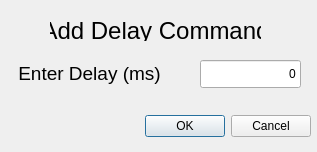
<?xml version="1.0" encoding="UTF-8"?>
<ui version="4.0">
 <class>Dialog</class>
 <widget class="QDialog" name="Dialog">
  <property name="geometry">
   <rect>
    <x>0</x>
    <y>0</y>
    <width>317</width>
    <height>152</height>
   </rect>
  </property>
  <property name="windowTitle">
   <string>Add Delay Command</string>
  </property>
  <widget class="QDialogButtonBox" name="buttonBox">
   <property name="geometry">
    <rect>
     <x>10</x>
     <y>110</y>
     <width>301</width>
     <height>32</height>
    </rect>
   </property>
   <property name="orientation">
    <enum>Qt::Horizontal</enum>
   </property>
   <property name="standardButtons">
    <set>QDialogButtonBox::Cancel|QDialogButtonBox::Ok</set>
   </property>
  </widget>
  <widget class="QLabel" name="label_7">
   <property name="geometry">
    <rect>
     <x>50</x>
     <y>20</y>
     <width>211</width>
     <height>21</height>
    </rect>
   </property>
   <property name="font">
    <font>
     <pointsize>18</pointsize>
    </font>
   </property>
   <property name="text">
    <string>Add Delay Command</string>
   </property>
   <property name="alignment">
    <set>Qt::AlignCenter</set>
   </property>
  </widget>
  <widget class="QLineEdit" name="delay">
   <property name="enabled">
    <bool>true</bool>
   </property>
   <property name="geometry">
    <rect>
     <x>200</x>
     <y>60</y>
     <width>101</width>
     <height>28</height>
    </rect>
   </property>
   <property name="text">
    <string>0</string>
   </property>
   <property name="alignment">
    <set>Qt::AlignRight|Qt::AlignTrailing|Qt::AlignVCenter</set>
   </property>
  </widget>
  <widget class="QLabel" name="label_8">
   <property name="geometry">
    <rect>
     <x>4</x>
     <y>63</y>
     <width>171</width>
     <height>21</height>
    </rect>
   </property>
   <property name="font">
    <font>
     <pointsize>14</pointsize>
    </font>
   </property>
   <property name="text">
    <string>Enter Delay (ms)</string>
   </property>
   <property name="alignment">
    <set>Qt::AlignCenter</set>
   </property>
  </widget>
 </widget>
 <resources/>
 <connections>
  <connection>
   <sender>buttonBox</sender>
   <signal>accepted()</signal>
   <receiver>Dialog</receiver>
   <slot>accept()</slot>
   <hints>
    <hint type="sourcelabel">
     <x>248</x>
     <y>254</y>
    </hint>
    <hint type="destinationlabel">
     <x>157</x>
     <y>274</y>
    </hint>
   </hints>
  </connection>
  <connection>
   <sender>buttonBox</sender>
   <signal>rejected()</signal>
   <receiver>Dialog</receiver>
   <slot>reject()</slot>
   <hints>
    <hint type="sourcelabel">
     <x>316</x>
     <y>260</y>
    </hint>
    <hint type="destinationlabel">
     <x>286</x>
     <y>274</y>
    </hint>
   </hints>
  </connection>
 </connections>
</ui>
